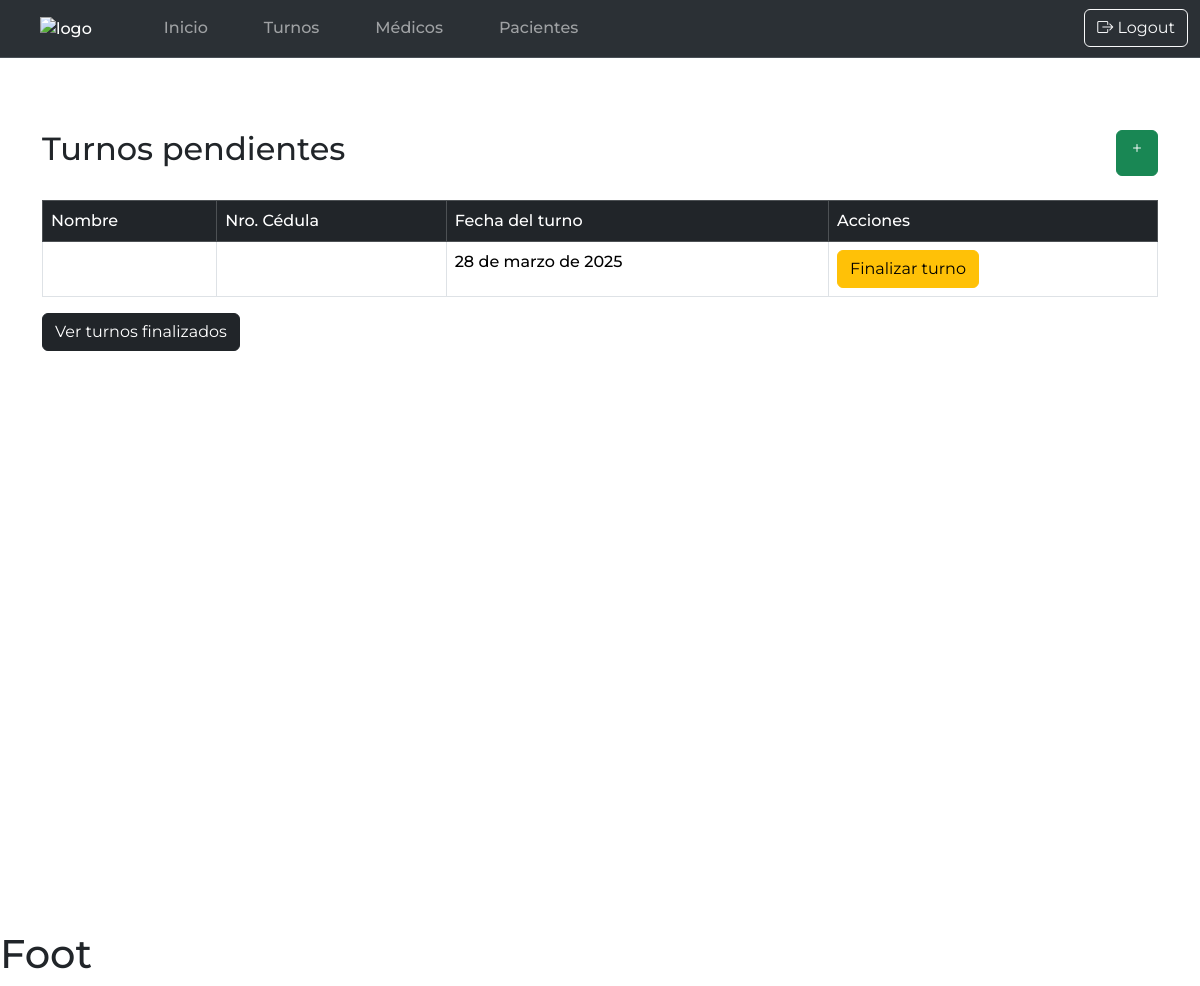
/turnos/turnos/ (signed in), run on an earlier commit of the app's database.
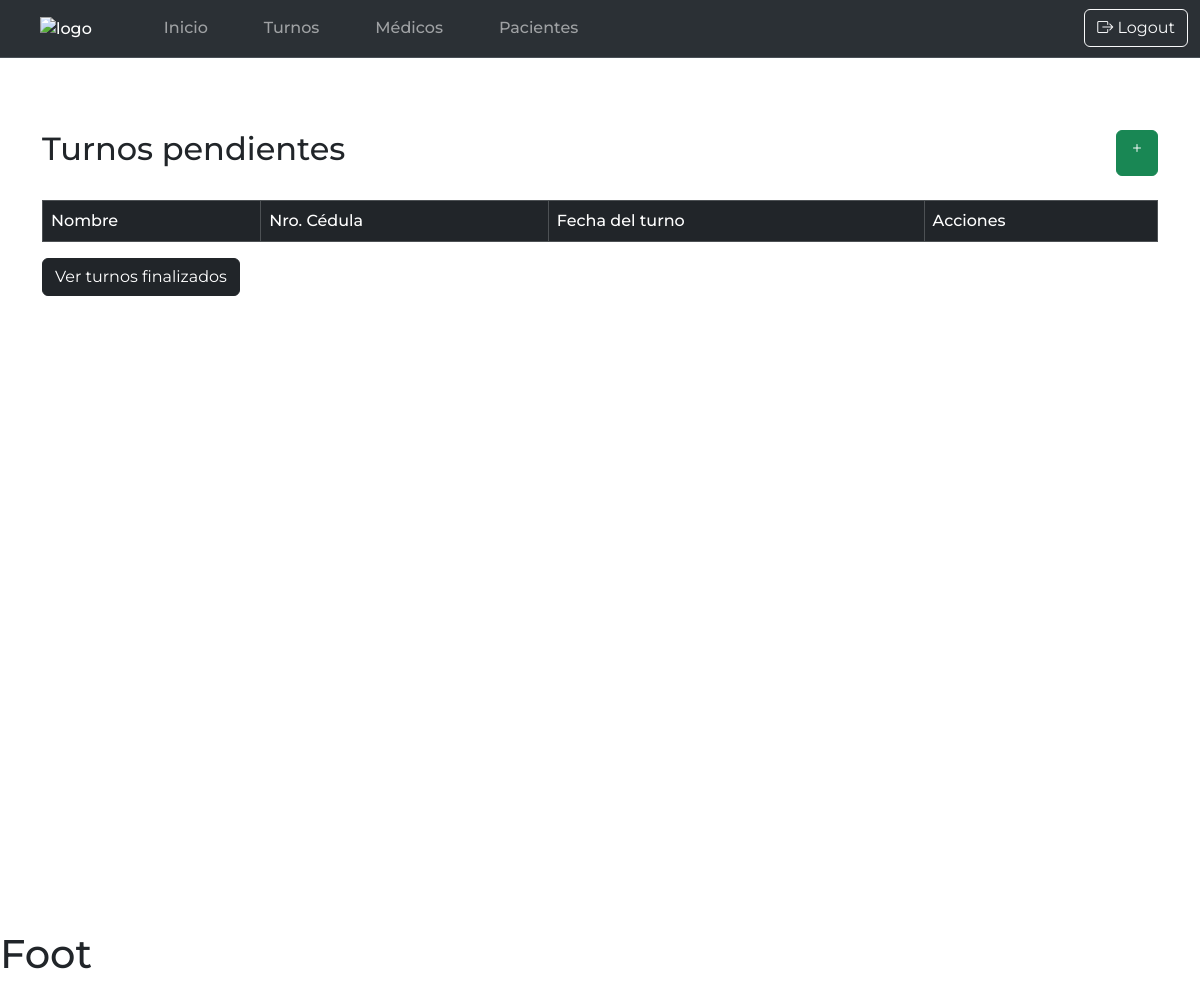
And on a later commit of the database.
### turnosApp/models.py (models this page shows, shortened)
class Turno(models.Model):
    paciente = models.ForeignKey(Paciente, on_delete=models.CASCADE)
    fecha_registro = models.DateTimeField(default=now, null=False)
    fecha_turno = models.DateField( null=False)
    status = models.IntegerField(null=False, default=0)
    medico = models.ForeignKey(Medico, on_delete=models.CASCADE)
    observaciones = models.TextField(null=True)

### turnosApp/views.py (the view)
# urls.py: path('turnos/', views.turnosPendientesView, name='turnosList'),
@login_required
def turnosPendientesView(request):
    medico_actual = request.user.id
    turnosList = Turno.objects.all().filter(status = 0, medico_id = medico_actual ).order_by('fecha_turno')
    return render(request, 'turnosPendientes.html', {'turnos': turnosList})

### templates/turnosPendientes.html (shortened to what this page needs)
{% extends 'base.html' %}
{% block Body %}
    <div class="container mt-5" id="container-list">
        <div class="d-flex justify-content-between">
            <h2>Turnos pendientes</h2>
            <a class="btn btn-success" href="{% url 'nuevoTurno' %}">
                <i class="bi bi-plus"></i>
            </a>
        </div>
        <br>
        <table class="table table-bordered" >
            <thead class="table-dark">
                <tr>
                    <td>Nombre</td>
                    <td>Nro. Cédula</td>
                    <td>Fecha del turno</td>
                    <td>Acciones</td>
                </tr>
            </thead>
            <tbody>
                {% for turno in turnos %}
                    <tr>
                        <td>{{ turno.paciente.nombre }}</td>
                        <td>{{ turno.paciente.ci }}</td>
                        <td>{{ turno.fecha_turno }}</td>
                        <td>
                            <a class="btn btn-warning"
                               href="{% url 'finalizarTurno' turno.id %}"
                               onclick=" return confirm('¿Estás seguro de que quieres finalizar este turno?');"
                            >
                                Finalizar turno
                            </a>
                        </td>
                    </tr>
                {% endfor %}
            </tbody>
        </table>
        <a class="btn btn-dark" href="{% url 'turnosFinalizados' %}">Ver turnos finalizados</a>
    </div>
{% endblock %}

What changed in the data, as far as the page shows it:
removed Turno: fecha_turno "28 de marzo de 2025"
